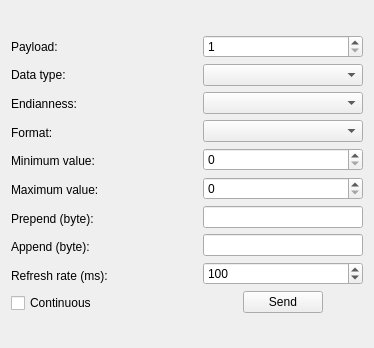
<?xml version="1.0" encoding="UTF-8"?>
<ui version="4.0">
 <class>FrameWidget</class>
 <widget class="QWidget" name="FrameWidget">
  <property name="geometry">
   <rect>
    <x>0</x>
    <y>0</y>
    <width>374</width>
    <height>348</height>
   </rect>
  </property>
  <property name="windowTitle">
   <string>Form</string>
  </property>
  <layout class="QGridLayout" name="gridLayout">
   <item row="0" column="0">
    <layout class="QHBoxLayout" name="horizontalLayout_2">
     <item>
      <layout class="QVBoxLayout" name="verticalLayout">
       <item>
        <widget class="QLabel" name="label">
         <property name="text">
          <string>Payload:</string>
         </property>
        </widget>
       </item>
       <item>
        <widget class="QLabel" name="label_2">
         <property name="text">
          <string>Data type:</string>
         </property>
        </widget>
       </item>
       <item>
        <widget class="QLabel" name="label_3">
         <property name="text">
          <string>Endianness:</string>
         </property>
        </widget>
       </item>
       <item>
        <widget class="QLabel" name="label_4">
         <property name="text">
          <string>Format:</string>
         </property>
        </widget>
       </item>
       <item>
        <widget class="QLabel" name="label_5">
         <property name="text">
          <string>Minimum value:</string>
         </property>
        </widget>
       </item>
       <item>
        <widget class="QLabel" name="label_6">
         <property name="text">
          <string>Maximum value:</string>
         </property>
        </widget>
       </item>
       <item>
        <widget class="QLabel" name="label_7">
         <property name="text">
          <string>Prepend (byte):</string>
         </property>
        </widget>
       </item>
       <item>
        <widget class="QLabel" name="label_8">
         <property name="text">
          <string>Append (byte):</string>
         </property>
        </widget>
       </item>
       <item>
        <widget class="QLabel" name="label_9">
         <property name="text">
          <string>Refresh rate (ms):</string>
         </property>
        </widget>
       </item>
       <item>
        <widget class="QCheckBox" name="continuousCheckBox">
         <property name="text">
          <string>Continuous</string>
         </property>
        </widget>
       </item>
      </layout>
     </item>
     <item>
      <spacer name="horizontalSpacer_3">
       <property name="orientation">
        <enum>Qt::Horizontal</enum>
       </property>
       <property name="sizeHint" stdset="0">
        <size>
         <width>40</width>
         <height>20</height>
        </size>
       </property>
      </spacer>
     </item>
     <item>
      <layout class="QVBoxLayout" name="verticalLayout_2">
       <item>
        <widget class="QSpinBox" name="payloadSpinBox">
         <property name="minimum">
          <number>1</number>
         </property>
         <property name="value">
          <number>1</number>
         </property>
        </widget>
       </item>
       <item>
        <widget class="QComboBox" name="dataTypeComboBox"/>
       </item>
       <item>
        <widget class="QComboBox" name="endiannessComboBox"/>
       </item>
       <item>
        <widget class="QComboBox" name="formatComboBox"/>
       </item>
       <item>
        <widget class="QSpinBox" name="minimumValueSpinBox"/>
       </item>
       <item>
        <widget class="QSpinBox" name="maximumValueSpinBox"/>
       </item>
       <item>
        <widget class="QLineEdit" name="prependLineEdit"/>
       </item>
       <item>
        <widget class="QLineEdit" name="appendLineEdit"/>
       </item>
       <item>
        <widget class="QSpinBox" name="refreshRateValueSpinBox">
         <property name="minimum">
          <number>1</number>
         </property>
         <property name="maximum">
          <number>99999</number>
         </property>
         <property name="value">
          <number>100</number>
         </property>
        </widget>
       </item>
       <item>
        <layout class="QHBoxLayout" name="horizontalLayout">
         <item>
          <spacer name="horizontalSpacer">
           <property name="orientation">
            <enum>Qt::Horizontal</enum>
           </property>
           <property name="sizeHint" stdset="0">
            <size>
             <width>40</width>
             <height>20</height>
            </size>
           </property>
          </spacer>
         </item>
         <item>
          <widget class="QPushButton" name="sendPushButton">
           <property name="text">
            <string>Send</string>
           </property>
          </widget>
         </item>
         <item>
          <spacer name="horizontalSpacer_2">
           <property name="orientation">
            <enum>Qt::Horizontal</enum>
           </property>
           <property name="sizeHint" stdset="0">
            <size>
             <width>40</width>
             <height>20</height>
            </size>
           </property>
          </spacer>
         </item>
        </layout>
       </item>
      </layout>
     </item>
    </layout>
   </item>
  </layout>
  <zorder>horizontalSpacer</zorder>
  <zorder>horizontalSpacer_2</zorder>
  <zorder>sendPushButton</zorder>
  <zorder></zorder>
 </widget>
 <resources/>
 <connections/>
</ui>
